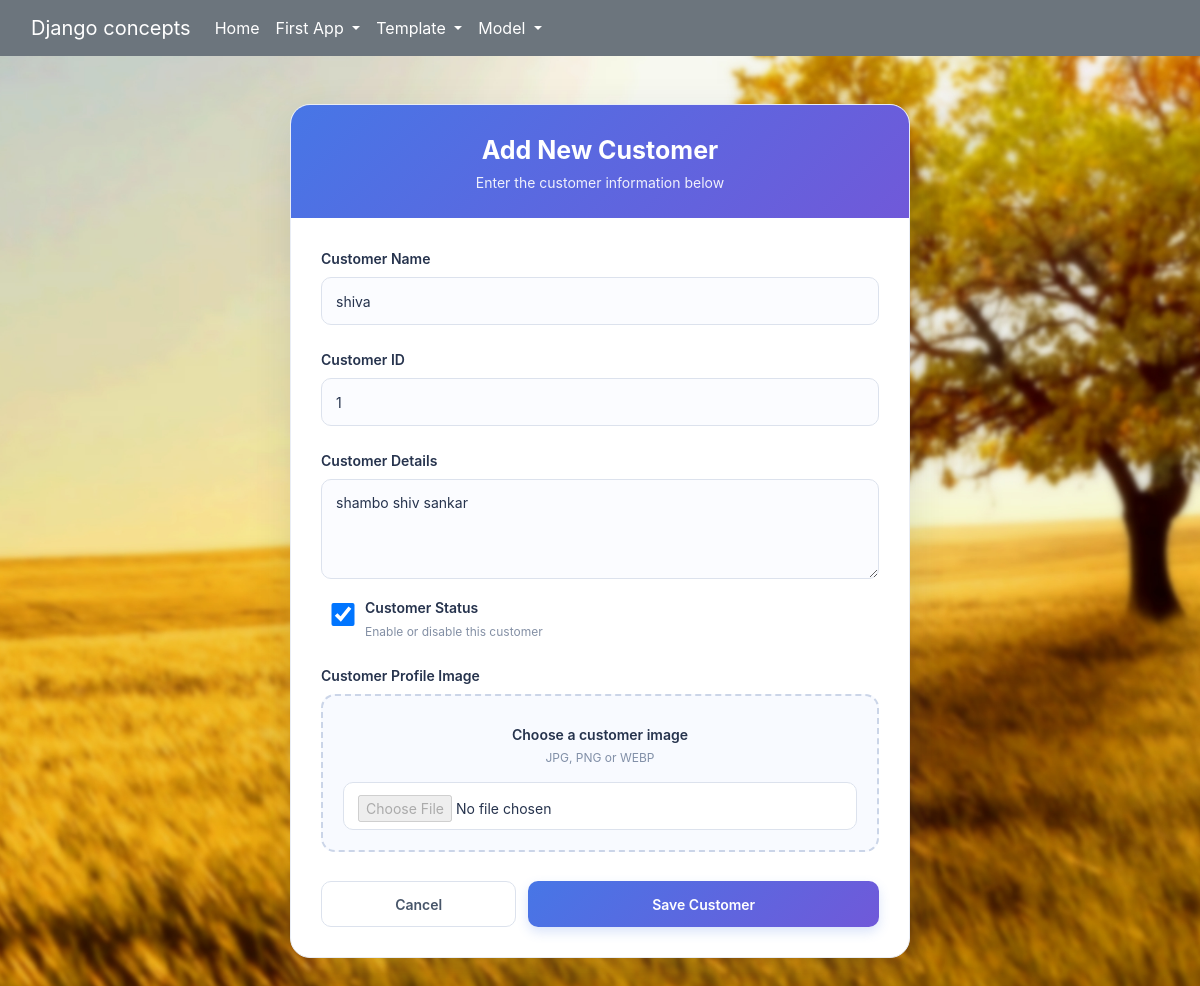
Page /functioncardApp/updatecustomer/1/ on the committed database.
### app_011_function_based_curd/models.py (models this page shows)
class customer(models.Model):
    profilepic = models.ImageField(upload_to='customerPics',  blank=True, null = True)
    name = models.CharField(max_length=100)
    customerId = models.IntegerField()
    details = models.CharField(max_length=100)
    status = models.BooleanField(default=False)

### app_011_function_based_curd/views.py (the view, shortened to what this page needs)
# urls.py: path('updatecustomer/<int:id>/', updateCustomer, name="updatecustomer"),
def updateCustomer(request, id):
    data = customer.objects.get(id=id)
    print('data',data)
    return render(request, 'app_011_function_based_curd/create.html', {'data': data})

### templates/app_011_function_based_curd/create.html (shortened to what this page needs)
{%extends 'base.html'%}
{% load static %}
    {%block style%}
    <link rel="stylesheet" href="{%static 'css/customer_form.css'%}"
    {%endblock style%}
    {%block body%}
        <div class="customer-form-page">
            <div class="customer-form-card">
                <div class="form-header">
                <h3>Add New Customer</h3>
                <p>Enter the customer information below</p>
            </div>
            <div class="form-content">
                <form method="post" enctype="multipart/form-data">
                    <div class="mb-4">
                        <label for="name" class="form-label">Customer Name</label>
                        <input type="text" class="form-control custom-input" id="name" placeholder="Enter customer name" name="name" value="{{data.name}}" required>
                    </div>
                    <div class="mb-4">
                        <label for="customerId" class="form-label">Customer ID</label>
                        <input type="number" class="form-control custom-input" id="customerId" placeholder="Enter customer ID" name="customerId" value="{{data.customerId}}" required>
                    </div>
                    <div class="mb-4">
                        <label for="details" class="form-label">Customer Details</label>
                        <textarea class="form-control custom-input" id="details" placeholder="Enter customer details" name="details" rows="3" required>{{data.details}}</textarea>
                    </div>
                    <div class="d-flex mb-4">
                        <input class="status-switch" type="checkbox" role="switch" name="status" id="status" {% if data.status %}checked{% endif %}>
                        <div class="status-text">
                            <span class="status-title">Customer Status</span>
                            <p class="status-description">Enable or disable this customer</p>
                        </div>
                    </div>
                    <div class="mb-4">
                        <label for="image" class="form-label">Customer Profile Image</label>
                        <div class="image-upload-box">
                            <p class="upload-title">Choose a customer image</p>
                            <p class="upload-subtitle">JPG, PNG or WEBP</p>
                            <input type="file" class="form-control custom-input" id="image" name="image" accept="image/*" {% if data.profilepic %}disabled{% endif %}>
                        </div>
                    </div>
                    <div class="form-actions">
                        <a href="{%url 'showcustomers'%}" class="btn btn-cancel">Cancel</a>
                        <button type="submit" class="btn btn-submit">Save Customer</button>
                    </div>
                </form>
            </div>
        </div>
    </div>
    {%endblock body%}

### static/css/base.css (style rules this page uses)
html, body { margin: 0; padding: 0; width: 100%; min-height: 100%; }
body { background-image: url(../images/ak2.jpg); background-size:cover; background-position: center; background-attachment: fixed; color: rgba(var(--bs-dark-rgb),var(--bs-text-opacity))!important }
a, a:hover { color: white; }

### static/css/customer_form.css (style rules this page uses)
.customer-form-page { min-height: 100vh; display: flex; align-items: center; justify-content: center; padding: 40px 15px; }
.customer-form-card { width: 100%; max-width: 620px; background: #ffffff; border-radius: 20px; overflow: hidden; box-shadow: 0 15px 45px rgba(36, 53, 100, 0.12); border: 1px solid #e9edf5; }
.form-header { padding: 30px 25px 25px; text-align: center; background: linear-gradient(135deg, #4776e6, #7059d9); color: #ffffff; }
.form-header h3 { margin-bottom: 7px; font-size: 25px; font-weight: 700; }
.form-header p { margin: 0; font-size: 14px; opacity: 0.9; }
.form-content { padding: 30px; }
.form-label { display: block; margin-bottom: 8px; color: #26334d; font-size: 14px; font-weight: 600; }
.custom-input { min-height: 48px; padding: 12px 14px; border: 1px solid #dce2ed; border-radius: 10px; background-color: #fbfcff; color: #26334d; font-size: 14px; transition: all 0.25s ease; }
textarea.custom-input { min-height: 100px; resize: vertical; }
.image-upload-box { padding: 20px; text-align: center; border: 2px dashed #cbd5e8; border-radius: 14px; background: #f8faff; transition: all 0.25s ease; }
.upload-title { margin: 8px 0 4px; color: #26334d; font-size: 14px; font-weight: 600; }
.upload-subtitle { margin-bottom: 15px; color: #8290a8; font-size: 12px; }
.image-upload-box input[type="file"] { text-align: left; background: #ffffff; }
.status-title { color: #26334d; font-size: 14px; font-weight: 600; }
.status-description { margin: 4px 0 0; color: #8490a5; font-size: 12px; }
.status-switch { width: 44px !important; height: 23px; cursor: pointer; }
.status-text { margin-top: -8px; }
.form-actions { display: flex; gap: 12px; padding-top: 5px; }
.form-actions .btn { min-height: 46px; display: inline-flex; align-items: center; justify-content: center; padding: 10px 18px; border-radius: 10px; font-size: 14px; font-weight: 600; transition: all 0.2s ease; }
.btn-cancel { flex: 1; color: #475569; background: #ffffff; border: 1px solid #dce2ed; text-decoration: none; }
.btn-submit { flex: 2; color: #ffffff; background: linear-gradient(135deg, #4776e6, #7059d9); border: none; box-shadow: 0 5px 12px rgba(71, 118, 230, 0.2); }

### rows in the picture
customer: name "shiva", customerId "1", details "shambo shiv sankar", status "☑"
